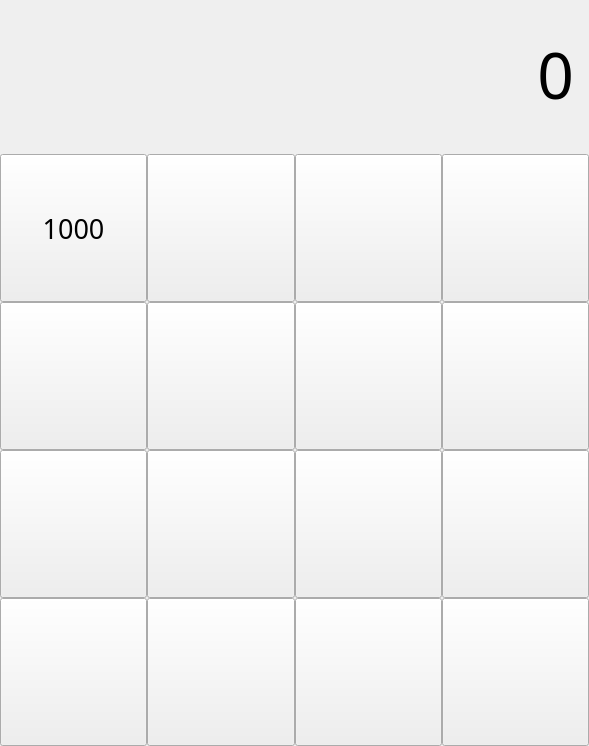
<?xml version="1.0" encoding="UTF-8"?>
<ui version="4.0">
 <class>Form</class>
 <widget class="QWidget" name="Form">
  <property name="geometry">
   <rect>
    <x>0</x>
    <y>0</y>
    <width>589</width>
    <height>746</height>
   </rect>
  </property>
  <property name="font">
   <font>
    <family>Agency FB</family>
    <pointsize>20</pointsize>
   </font>
  </property>
  <property name="windowTitle">
   <string>Form</string>
  </property>
  <layout class="QVBoxLayout" name="verticalLayout_2" stretch="2,8">
   <property name="leftMargin">
    <number>0</number>
   </property>
   <property name="topMargin">
    <number>0</number>
   </property>
   <property name="rightMargin">
    <number>0</number>
   </property>
   <property name="bottomMargin">
    <number>0</number>
   </property>
   <item>
    <widget class="QLabel" name="lbl_result">
     <property name="font">
      <font>
       <family>Agency FB</family>
       <pointsize>48</pointsize>
      </font>
     </property>
     <property name="text">
      <string>0</string>
     </property>
     <property name="alignment">
      <set>Qt::AlignRight|Qt::AlignTrailing|Qt::AlignVCenter</set>
     </property>
     <property name="margin">
      <number>15</number>
     </property>
     <property name="indent">
      <number>15</number>
     </property>
    </widget>
   </item>
   <item>
    <layout class="QVBoxLayout" name="verticalLayout">
     <property name="spacing">
      <number>0</number>
     </property>
     <item>
      <layout class="QHBoxLayout" name="horizontalLayout">
       <property name="spacing">
        <number>0</number>
       </property>
       <item>
        <widget class="QPushButton" name="btn_7">
         <property name="sizePolicy">
          <sizepolicy hsizetype="Minimum" vsizetype="Preferred">
           <horstretch>0</horstretch>
           <verstretch>0</verstretch>
          </sizepolicy>
         </property>
         <property name="text">
          <string>1000</string>
         </property>
         <property name="icon">
          <iconset>
           <normaloff>imgs/seven_icon.png</normaloff>imgs/seven_icon.png</iconset>
         </property>
         <property name="iconSize">
          <size>
           <width>70</width>
           <height>70</height>
          </size>
         </property>
        </widget>
       </item>
       <item>
        <widget class="QPushButton" name="btn_8">
         <property name="sizePolicy">
          <sizepolicy hsizetype="Minimum" vsizetype="Preferred">
           <horstretch>0</horstretch>
           <verstretch>0</verstretch>
          </sizepolicy>
         </property>
         <property name="text">
          <string/>
         </property>
         <property name="icon">
          <iconset>
           <normaloff>imgs/eight_icon.png</normaloff>imgs/eight_icon.png</iconset>
         </property>
         <property name="iconSize">
          <size>
           <width>70</width>
           <height>70</height>
          </size>
         </property>
        </widget>
       </item>
       <item>
        <widget class="QPushButton" name="btn_9">
         <property name="sizePolicy">
          <sizepolicy hsizetype="Minimum" vsizetype="Preferred">
           <horstretch>0</horstretch>
           <verstretch>0</verstretch>
          </sizepolicy>
         </property>
         <property name="text">
          <string/>
         </property>
         <property name="icon">
          <iconset>
           <normaloff>imgs/nine_icon.png</normaloff>imgs/nine_icon.png</iconset>
         </property>
         <property name="iconSize">
          <size>
           <width>70</width>
           <height>70</height>
          </size>
         </property>
        </widget>
       </item>
       <item>
        <widget class="QPushButton" name="btn_add">
         <property name="sizePolicy">
          <sizepolicy hsizetype="Minimum" vsizetype="Preferred">
           <horstretch>0</horstretch>
           <verstretch>0</verstretch>
          </sizepolicy>
         </property>
         <property name="text">
          <string/>
         </property>
         <property name="icon">
          <iconset>
           <normaloff>imgs/increase_icon.png</normaloff>imgs/increase_icon.png</iconset>
         </property>
         <property name="iconSize">
          <size>
           <width>70</width>
           <height>70</height>
          </size>
         </property>
        </widget>
       </item>
      </layout>
     </item>
     <item>
      <layout class="QHBoxLayout" name="horizontalLayout_2">
       <property name="spacing">
        <number>0</number>
       </property>
       <item>
        <widget class="QPushButton" name="btn_4">
         <property name="sizePolicy">
          <sizepolicy hsizetype="Minimum" vsizetype="Preferred">
           <horstretch>0</horstretch>
           <verstretch>0</verstretch>
          </sizepolicy>
         </property>
         <property name="text">
          <string/>
         </property>
         <property name="icon">
          <iconset>
           <normaloff>imgs/four__icon.png</normaloff>imgs/four__icon.png</iconset>
         </property>
         <property name="iconSize">
          <size>
           <width>70</width>
           <height>70</height>
          </size>
         </property>
        </widget>
       </item>
       <item>
        <widget class="QPushButton" name="btn_5">
         <property name="sizePolicy">
          <sizepolicy hsizetype="Minimum" vsizetype="Preferred">
           <horstretch>0</horstretch>
           <verstretch>0</verstretch>
          </sizepolicy>
         </property>
         <property name="text">
          <string/>
         </property>
         <property name="icon">
          <iconset>
           <normaloff>imgs/five_icon.png</normaloff>imgs/five_icon.png</iconset>
         </property>
         <property name="iconSize">
          <size>
           <width>70</width>
           <height>70</height>
          </size>
         </property>
        </widget>
       </item>
       <item>
        <widget class="QPushButton" name="btn_6">
         <property name="sizePolicy">
          <sizepolicy hsizetype="Minimum" vsizetype="Preferred">
           <horstretch>0</horstretch>
           <verstretch>0</verstretch>
          </sizepolicy>
         </property>
         <property name="text">
          <string/>
         </property>
         <property name="icon">
          <iconset>
           <normaloff>imgs/six_icon.png</normaloff>imgs/six_icon.png</iconset>
         </property>
         <property name="iconSize">
          <size>
           <width>70</width>
           <height>70</height>
          </size>
         </property>
        </widget>
       </item>
       <item>
        <widget class="QPushButton" name="btn_sub">
         <property name="sizePolicy">
          <sizepolicy hsizetype="Minimum" vsizetype="Preferred">
           <horstretch>0</horstretch>
           <verstretch>0</verstretch>
          </sizepolicy>
         </property>
         <property name="text">
          <string/>
         </property>
         <property name="icon">
          <iconset>
           <normaloff>imgs/minus_icon.png</normaloff>imgs/minus_icon.png</iconset>
         </property>
         <property name="iconSize">
          <size>
           <width>70</width>
           <height>70</height>
          </size>
         </property>
        </widget>
       </item>
      </layout>
     </item>
     <item>
      <layout class="QHBoxLayout" name="horizontalLayout_3">
       <property name="spacing">
        <number>0</number>
       </property>
       <item>
        <widget class="QPushButton" name="btn_1">
         <property name="sizePolicy">
          <sizepolicy hsizetype="Minimum" vsizetype="Preferred">
           <horstretch>0</horstretch>
           <verstretch>0</verstretch>
          </sizepolicy>
         </property>
         <property name="text">
          <string/>
         </property>
         <property name="icon">
          <iconset>
           <normaloff>imgs/one_study_icon.png</normaloff>imgs/one_study_icon.png</iconset>
         </property>
         <property name="iconSize">
          <size>
           <width>70</width>
           <height>70</height>
          </size>
         </property>
        </widget>
       </item>
       <item>
        <widget class="QPushButton" name="btn_2">
         <property name="sizePolicy">
          <sizepolicy hsizetype="Minimum" vsizetype="Preferred">
           <horstretch>0</horstretch>
           <verstretch>0</verstretch>
          </sizepolicy>
         </property>
         <property name="text">
          <string/>
         </property>
         <property name="icon">
          <iconset>
           <normaloff>imgs/two_study_icon.png</normaloff>imgs/two_study_icon.png</iconset>
         </property>
         <property name="iconSize">
          <size>
           <width>70</width>
           <height>70</height>
          </size>
         </property>
        </widget>
       </item>
       <item>
        <widget class="QPushButton" name="btn_3">
         <property name="sizePolicy">
          <sizepolicy hsizetype="Minimum" vsizetype="Preferred">
           <horstretch>0</horstretch>
           <verstretch>0</verstretch>
          </sizepolicy>
         </property>
         <property name="text">
          <string/>
         </property>
         <property name="icon">
          <iconset>
           <normaloff>imgs/three_icon.png</normaloff>imgs/three_icon.png</iconset>
         </property>
         <property name="iconSize">
          <size>
           <width>70</width>
           <height>70</height>
          </size>
         </property>
        </widget>
       </item>
       <item>
        <widget class="QPushButton" name="btn_mul">
         <property name="sizePolicy">
          <sizepolicy hsizetype="Minimum" vsizetype="Preferred">
           <horstretch>0</horstretch>
           <verstretch>0</verstretch>
          </sizepolicy>
         </property>
         <property name="text">
          <string/>
         </property>
         <property name="icon">
          <iconset>
           <normaloff>imgs/multiple_icon.png</normaloff>imgs/multiple_icon.png</iconset>
         </property>
         <property name="iconSize">
          <size>
           <width>70</width>
           <height>70</height>
          </size>
         </property>
        </widget>
       </item>
      </layout>
     </item>
     <item>
      <layout class="QHBoxLayout" name="horizontalLayout_4">
       <property name="spacing">
        <number>0</number>
       </property>
       <item>
        <widget class="QPushButton" name="btn_clear">
         <property name="sizePolicy">
          <sizepolicy hsizetype="Minimum" vsizetype="Preferred">
           <horstretch>0</horstretch>
           <verstretch>0</verstretch>
          </sizepolicy>
         </property>
         <property name="text">
          <string/>
         </property>
         <property name="icon">
          <iconset>
           <normaloff>imgs/c_icon.png</normaloff>imgs/c_icon.png</iconset>
         </property>
         <property name="iconSize">
          <size>
           <width>70</width>
           <height>70</height>
          </size>
         </property>
        </widget>
       </item>
       <item>
        <widget class="QPushButton" name="btn_0">
         <property name="sizePolicy">
          <sizepolicy hsizetype="Minimum" vsizetype="Preferred">
           <horstretch>0</horstretch>
           <verstretch>0</verstretch>
          </sizepolicy>
         </property>
         <property name="text">
          <string/>
         </property>
         <property name="icon">
          <iconset>
           <normaloff>imgs/zero_icon.png</normaloff>imgs/zero_icon.png</iconset>
         </property>
         <property name="iconSize">
          <size>
           <width>70</width>
           <height>70</height>
          </size>
         </property>
        </widget>
       </item>
       <item>
        <widget class="QPushButton" name="btn_eql">
         <property name="sizePolicy">
          <sizepolicy hsizetype="Minimum" vsizetype="Preferred">
           <horstretch>0</horstretch>
           <verstretch>0</verstretch>
          </sizepolicy>
         </property>
         <property name="text">
          <string/>
         </property>
         <property name="icon">
          <iconset>
           <normaloff>imgs/equal_icon.png</normaloff>imgs/equal_icon.png</iconset>
         </property>
         <property name="iconSize">
          <size>
           <width>70</width>
           <height>70</height>
          </size>
         </property>
        </widget>
       </item>
       <item>
        <widget class="QPushButton" name="btn_div">
         <property name="sizePolicy">
          <sizepolicy hsizetype="Minimum" vsizetype="Preferred">
           <horstretch>0</horstretch>
           <verstretch>0</verstretch>
          </sizepolicy>
         </property>
         <property name="text">
          <string/>
         </property>
         <property name="icon">
          <iconset>
           <normaloff>imgs/slash_icon.png</normaloff>imgs/slash_icon.png</iconset>
         </property>
         <property name="iconSize">
          <size>
           <width>70</width>
           <height>70</height>
          </size>
         </property>
        </widget>
       </item>
      </layout>
     </item>
    </layout>
   </item>
  </layout>
 </widget>
 <resources/>
 <connections/>
</ui>
